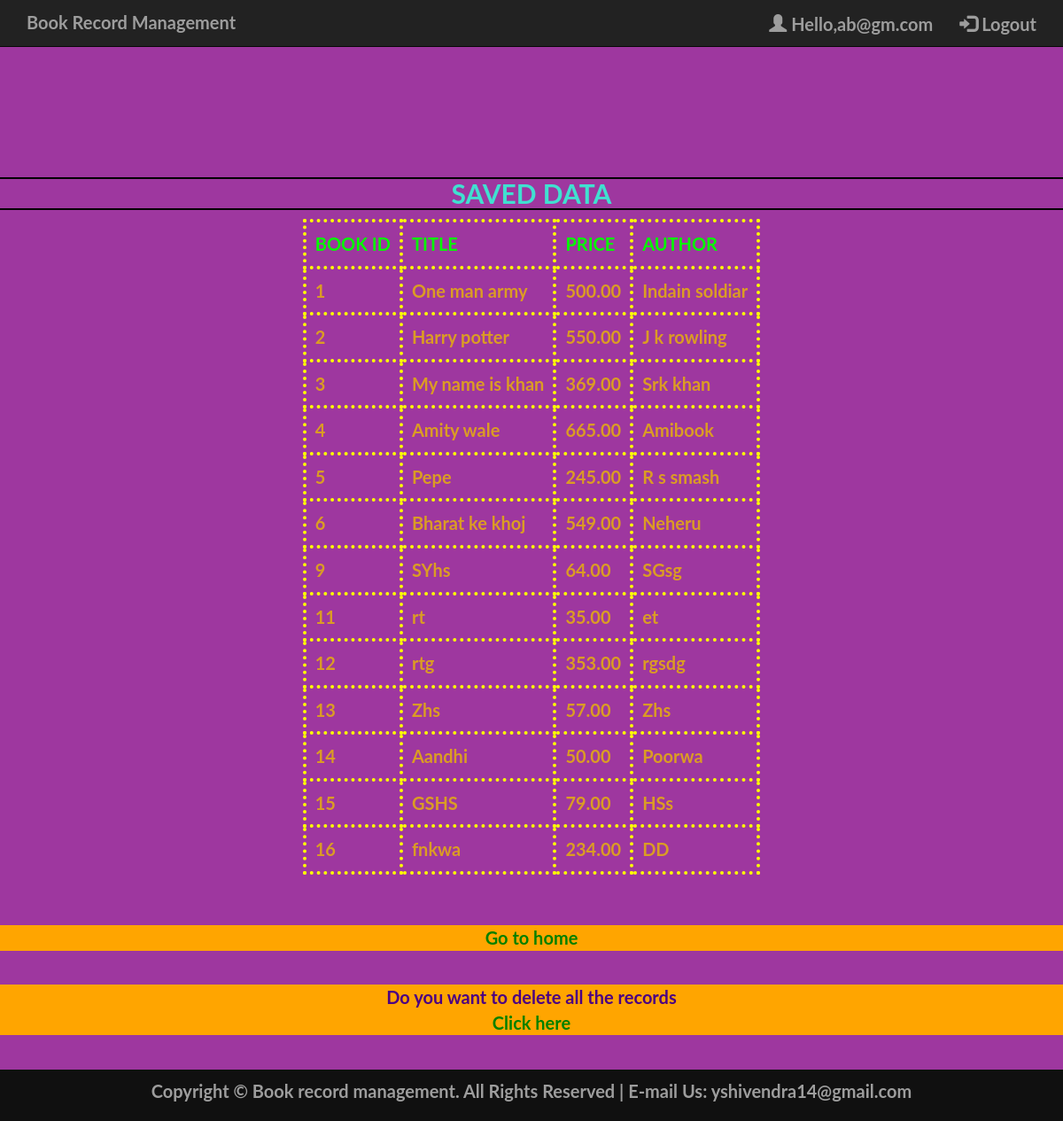
The page /view.php (signed in) on the database its author committed.
### tables this page shows
CREATE TABLE `book` (
  `bookid` int(5) NOT NULL,
  `title` varchar(20) NOT NULL,
  `price` float(7,2) NOT NULL,
  `author` varchar(20) NOT NULL
);

### view.php (the view, shortened to what this page needs)
<?php
       $con=mysqli_connect("localhost","root","","brm");
	   $query= "select * from book";
	   $query_result= mysqli_query($con,$query);
	   $rows= mysqli_num_rows($query_result);
?>
<!doctype html>
<html>
<head>
        <link href="style/css/bootstrap.min.css" rel="stylesheet">
		<link href="style/css/style.css" rel="stylesheet">
        <link  rel="Stylesheet"  type="text/css" href="style/css/stylesheet.css">
</head>
</head>
<body>
     <div class="navbar navbar-inverse navbar-fixed-top">
            <div class="container">
                <div class="navbar-header">
                    <a class="navbar-brand" href="home.php"><span>Book Record Management</span></a>
                </div>
                <div class="collapse navbar-collapse" id="myNavbar">
                    <ul class="nav navbar-nav navbar-right">
                        <li><a><span class="glyphicon glyphicon-user"></span> Hello,<?php echo $_SESSION['name'];?></a></li>
                        <li><a href="logout.php"><span class="glyphicon glyphicon-log-in"></span> Logout</a></li>
                    </ul>
                </div>
            </div>
        </div>
<div style="margin-top:100px;" class="img-responsive">
    <h2>SAVED DATA</h2>
	   <table>
                <tr>
				     <th>BOOK ID</th>
					 <th>TITLE</th>
					 <th>PRICE</th>
					 <th>AUTHOR</th>
	            </tr>
				<?php
				      for($i=1;$i<=$rows;$i++)
					  {
						  $row= mysqli_fetch_array($query_result);
				?>
               <tr>
			        <td><?php echo $row['bookid']?></td>
					<td><?php echo $row['title']?></td>
					<td><?php echo $row['price']?></td>
					<td><?php echo $row['author']?></td>
               </tr>
			   <?php }
			   ?>
	  </table>
	  <br>
	  <br>
	   <p><a href="home.php">Go to home</a></p>
	   <br>
	   <p>Do you want to delete all the records</br><a href="truncate.php">Click here</a></p>
   <br>
   </div>
   <footer>
            <div class="container">
                <center>
                    <p style="color:#9d9d9d; background-color:#101010;">Copyright &copy; Book record management. All Rights Reserved  |  E-mail Us: yshivendra14@gmail.com</p>
                </center>
            </div>
        </footer>
   </body>
   </html>

### style/css/style.css (style rules this page uses)
body { background-color:#9e379f; }
html { width: 100%; height: 100%; }
body { padding-top:100px; }
body, h1, h2, h3, h4, h5, h6 { font-family: "Lato","Helvetica Neue",Helvetica,Arial,sans-serif; font-weight: 700; }
footer { padding: 10px 0; background-color: #101010; color:#9d9d9d; bottom: 0; width: 100%; }
.navbar-brand { font-size:20px; }

### style/css/stylesheet.css (style rules this page uses)
body { font-size:20px; background-color:#9e379f; }
table { border-collapse:collapse; margin-left:auto; margin-right:auto; }
tr,th,td { border: 4px dotted #fdfe02; padding:10px; color: #00ff00; }
td { color:#db9c24; }
h1,h2 { text-align:center; color:#40e0d0; border-bottom:2px solid #000000; border-top:2px solid #000000; }
p { color:indigo; background-color:orange; text-align:center; }
a { text-decoration:none; color:green; }

### rows shown on the page
book: bookid "1", title "One man army", price "500.00", author "Indain soldiar"
book: bookid "2", title "Harry potter", price "550.00", author "J k rowling"
book: bookid "3", title "My name is khan", price "369.00", author "Srk khan"
book: bookid "4", title "Amity wale", price "665.00", author "Amibook"
book: bookid "5", title "Pepe", price "245.00", author "R s smash"
book: bookid "6", title "Bharat ke khoj", price "549.00", author "Neheru"
book: bookid "9", title "SYhs", price "64.00", author "SGsg"
book: bookid "11", title "rt", price "35.00", author "et"
book: bookid "12", title "rtg", price "353.00", author "rgsdg"
book: bookid "13", title "Zhs", price "57.00", author "Zhs"
book: bookid "14", title "Aandhi", price "50.00", author "Poorwa"
book: bookid "15", title "GSHS", price "79.00", author "HSs"
book: bookid "16", title "fnkwa", price "234.00", author "DD"

### other values the page prints
$_SESSION['name'] "ab@gm.com"
